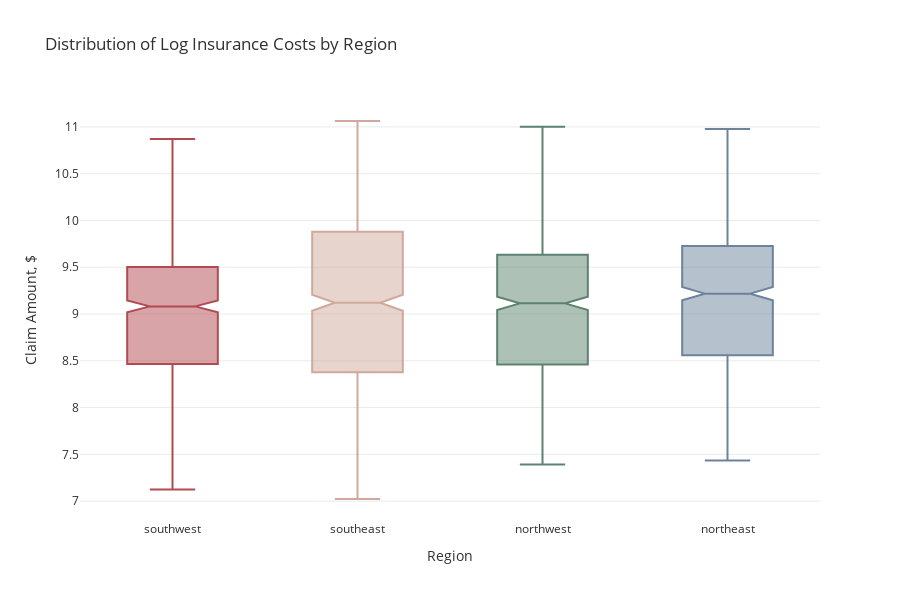

Notebook code for this chart:
### Code cell
from plotly.offline import plot, iplot, init_notebook_mode
import plotly.express as px

init_notebook_mode(connected=True)
px.defaults.template = "plotly_white"
plot_df=data1.copy()
fig = px.box(plot_df, x="region", y="ln_charges", color="region", 
             notched=True, points="outliers", height=600,
             title="Distribution of Log Insurance Costs by Region",
             color_discrete_sequence=['#B14B51', '#D0A99C', '#5D8370', '#6C839B'])
fig.update_traces(marker=dict(size=9, opacity=0.5, line=dict(width=1,color="#F7F7F7")), showlegend=False)
fig.update_layout(font_color="#303030", xaxis_title='Region', yaxis_title='Claim Amount, $',
                  yaxis=dict(showgrid=True, gridwidth=1, gridcolor='#EAEAEA', zerolinecolor='#EAEAEA'))
fig.show()

### Figure 1 — Plotly figure (JSON) as saved in the notebook; plotly's stock layout.template omitted (floating-point values rounded to 4 significant figures; data arrays with more than 128 entries replaced by an {"elided": "..."} marker saying what was removed)
{"data": [{"alignmentgroup": "True", "boxpoints": "outliers", "hovertemplate": "region=%{x}<br>ln_charges=%{y}<extra></extra>", "legendgroup": "southwest", "marker": {"color": "#B14B51", "line": {"color": "#F7F7F7", "width": 1}, "opacity": 0.5, "size": 9}, "name": "southwest", "notched": true, "offsetgroup": "southwest", "orientation": "v", "showlegend": false, "type": "box", "x": {"elided": "684 str values"}, "x0": " ", "xaxis": "x", "y": {"elided": "684 float values"}, "y0": " ", "yaxis": "y"}, {"alignmentgroup": "True", "boxpoints": "outliers", "hovertemplate": "region=%{x}<br>ln_charges=%{y}<extra></extra>", "legendgroup": "southeast", "marker": {"color": "#D0A99C", "line": {"color": "#F7F7F7", "width": 1}, "opacity": 0.5, "size": 9}, "name": "southeast", "notched": true, "offsetgroup": "southeast", "orientation": "v", "showlegend": false, "type": "box", "x": {"elided": "766 str values"}, "x0": " ", "xaxis": "x", "y": {"elided": "766 float values"}, "y0": " ", "yaxis": "y"}, {"alignmentgroup": "True", "boxpoints": "outliers", "hovertemplate": "region=%{x}<br>ln_charges=%{y}<extra></extra>", "legendgroup": "northwest", "marker": {"color": "#5D8370", "line": {"color": "#F7F7F7", "width": 1}, "opacity": 0.5, "size": 9}, "name": "northwest", "notched": true, "offsetgroup": "northwest", "orientation": "v", "showlegend": false, "type": "box", "x": {"elided": "664 str values"}, "x0": " ", "xaxis": "x", "y": {"elided": "664 float values"}, "y0": " ", "yaxis": "y"}, {"alignmentgroup": "True", "boxpoints": "outliers", "hovertemplate": "region=%{x}<br>ln_charges=%{y}<extra></extra>", "legendgroup": "northeast", "marker": {"color": "#6C839B", "line": {"color": "#F7F7F7", "width": 1}, "opacity": 0.5, "size": 9}, "name": "northeast", "notched": true, "offsetgroup": "northeast", "orientation": "v", "showlegend": false, "type": "box", "x": {"elided": "658 str values"}, "x0": " ", "xaxis": "x", "y": {"elided": "658 float values"}, "y0": " ", "yaxis": "y"}], "layout": {"boxmode": "overlay", "font": {"color": "#303030"}, "height": 600, "legend": {"title": {"text": "region"}, "tracegroupgap": 0}, "title": {"text": "Distribution of Log Insurance Costs by Region"}, "xaxis": {"anchor": "y", "categoryarray": ["southwest", "southeast", "northwest", "northeast"], "categoryorder": "array", "domain": [0, 1], "title": {"text": "Region"}}, "yaxis": {"anchor": "x", "domain": [0, 1], "gridcolor": "#EAEAEA", "gridwidth": 1, "showgrid": true, "title": {"text": "Claim Amount, $"}, "zerolinecolor": "#EAEAEA"}}}
